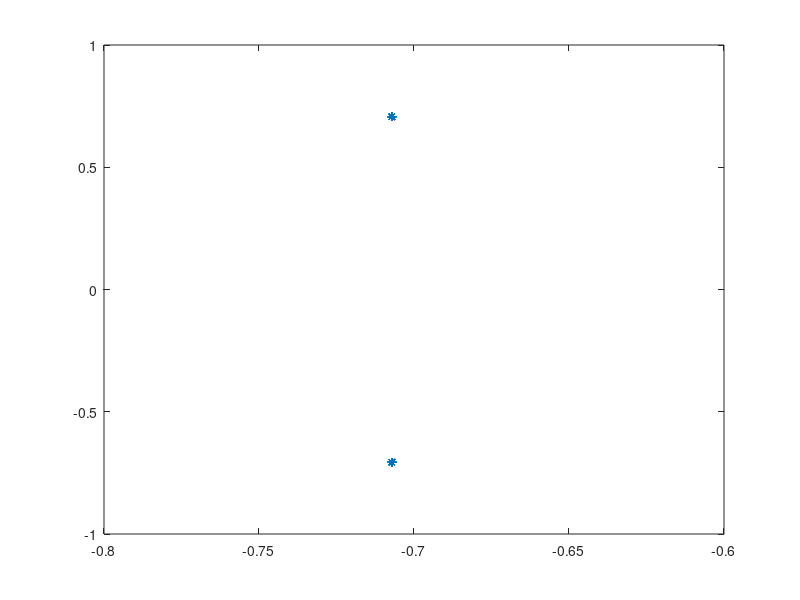

Here is the MATLAB script that generated this plot: (Note: this script raises an error after producing the figure.)
clear all,
close all,
clc,

%% Partie 2

Ns=5000;    %Nombre de symboles
Ds=1e6;     %Debit symbole
Fse=4;      %Facteur sur echantillonnage
Fe=4e6;     %Fréquence echantillonnage
N=2;        %Nombre de bits par symbole
Ntot=Ns*N;  %Nombre de bits
M=4;

%Création du flux binaire
bits=randi([0 1],1,Ntot);

%Création de la modulation
mod = pskmod(bits, M,pi*3/M,'gray');
figure,
plot(mod,'*');

% % Filtrage
%Données du filtre
Span=8;
alpha=0.35;

%Création du filtre
filtre=rcosdesign(alpha,Span,Fse);
s=conv(filtre,mod);

sech = upsample(s,Fse);


% % Tracé du périodogramme

pwelch(s);


%% Partie 4

%canal1
n = 21;
d2 = -2.5;
d1 = 1.3;

hn2 = canal1(d2,n);

hn1 = canal1(d1,n);


%fvtool(hn1);

%canal2

hn0 = canal1(0,n);

test1 = canal2(1,1,hn0, canal1(1,n));

test2 = canal2(1,1,hn0, canal1(2,n));

test3 = canal2(1,1,hn0, canal1(3,n));

figure,
freqz(test1,1,1024,Fe);
hold all,

test1 = canal2(1,1,hn0, canal1(1,n));hold on,
freqz(test2,1,1024,Fe);
freqz(test3,1,1024,Fe);
legend('Cas 1', 'Cas 2', 'Cas 3');

%% Egalisation

alpha1 = 1;

vn = [1 alpha1];

sigcanal = conv(sech,hn1);

sigfiltre = conv(sigcanal,vn);

sigech = sigfiltre(Span:Fse:end);

%Q2

P = 100;
L = 1;

step = diag(vn(2)*ones(P+L,1))+diag(vn(1)*ones(P,1),1);
Vn = step(1:P,:);

pseudoinv = pinv(Vn);

pn = zeros(P,P+L);
for i=1:P
    pn(i,:) = conv(vn,flip(pseudoinv(i,:)));
end

Sd = zeros(P,1);

for i=1:P
   Sd(i)=abs(pn(i,i)).^2/(sum(abs(pn(i,:)).^2)-abs(pn(i,i)).^2);
end

[coeffegaliseur,d] = max(Sd);

%Q3

figure,
subplot(2,1,1),
plot(sigech,'*'); 

sigegalise = filter(coeffegaliseur,1,sigech);

subplot(2,1,2),
plot(sigegalise,'*');
title("Signal après égalisation");













